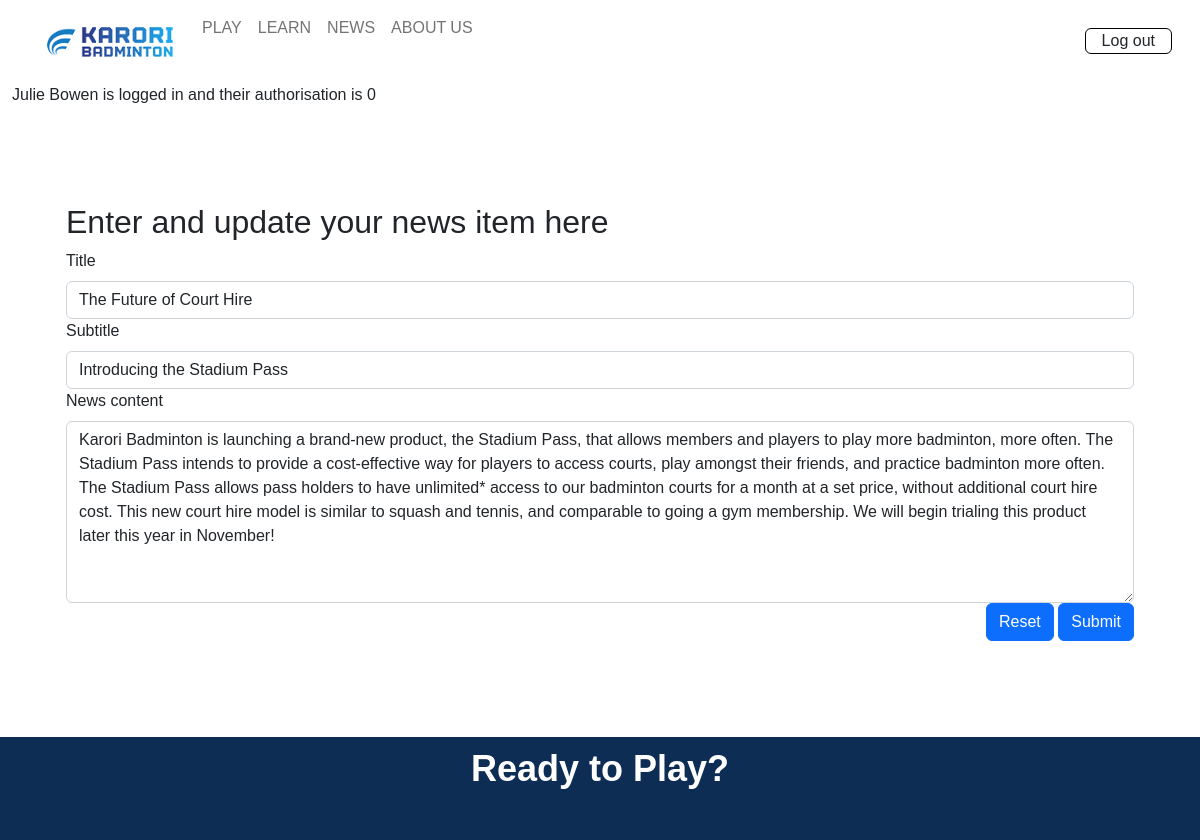
/news_cud?id=3&task=update (signed in), run on the app's committed database.
### tables this page shows
CREATE TABLE news(
    news_id integer primary key autoincrement not null,
    title text not null unique,
    subtitle text not null unique,
    content text not null unique,
    newsdate date not null,
    member_id integer not null,
    foreign key(member_id) references member(member_id)
);

### server.py (the view, shortened to what this page needs)
@app.route('/news_cud', methods=['GET', 'POST'])
def news_cud():
    data = request.args
    required_keys = ['id', 'task']
    for k in required_keys:
        if k not in data.keys():
            message = "Do not know what to do with create read update on news (key not present)"
            return render_template('error.html', message=message)
    if request.method == "GET":
        if data['task'] == 'delete':
            sql = "delete from news where news_id = ?"
            values_tuple = (data['id'],)
            result = run_commit_query(sql, values_tuple, db_path)
            return redirect(url_for('news'))
        elif data['task'] == 'update':
            sql = """ select title, subtitle, content from news where news_id=?"""
            values_tuple = (data['id'],)
            result = run_search_query_tuples(sql, values_tuple, db_path, True)
            result = result[0]
            return render_template("news_cud.html",
                                   **result,
                                   id=data['id'],
                                   task=data['task'])
        else:
            message = "Unrecognised task coming from news page"
            return render_template('error.html', message=message)

### db_functions.py (called while the page is built)
def run_search_query_tuples(sql_query ,values_tuple, file_path, rowfactory=False):
    result = None
    try:
        db = sqlite3.connect(file_path)
        if rowfactory:
            db.row_factory = sqlite3.Row
        cursor = db.cursor()
        cursor.execute(sql_query ,values_tuple)
        result = cursor.fetchall()
        cursor.close()
    except sqlite3.Error as error:
        print("Error running search query tuples: {}".format(error))
        return None
    db.close()
    if result is None:
        print("No search values were found")
    return result

### templates/news_cud.html
{% extends "layout.html" %}
{% block content %}
<div class="container-lg py-sm-5 py-1">
  <div class="news p-4 my-4">
      <h2> Enter and update your news item here </h2>
    <form action="{{url_for('news_cud', id=id, task=task)}}" method="POST">
        <div>
            <label for="title" class="form-label">Title</label>
            <input type="text" class="form-control" id="title" name="title" placeholder="" value="{{title}}" required>
        </div>
        <div>
            <label for="subtitle" class="form-label">Subtitle</label>
            <input type="text" class="form-control" id="subtitle" name="subtitle" placeholder="" value="{{subtitle}}" required>
        </div>
        <div>
             <label for="content" class="form-label">News content</label>
            <textarea class="form-control" id="content" name="content" rows="7" required>{{content}}</textarea>
        </div>
        <div class="text-end">
            <button type="reset" class="btn btn-primary">Reset</button>
            <button  type="submit" class="btn btn-primary">Submit</button>
        </div>
    </form>
  </div>
</div>
{% endblock %}

### static/styles.css (style rules this page uses)
:root { --white: rgb(255, 255, 255); --cream: rgb(253, 246, 236); --grey: rgb(150, 150, 150); --light-blue: rgba(19, 127, 185, 0.1); --blue: rgb(19, 127, 185); --dark-blue: rgb(13, 44, 84); --light-grey: rgba(150, 150, 150, 0.1); --transparent: rgba(0, 0, 0, 0); }
* { margin: 0; padding: 0; font-family: 'Poppins', sans-serif; }
label, input[type="text"], input[type="email"], textarea { font-size: 1em !important; }

### data on the page
news: title "The Future of Court Hire", subtitle "Introducing the Stadium Pass", content "Karori Badminton is launching a brand-new product, the Stadium Pass, that allows members and players to play more badminton, more often. The Stadium Pass intends to provide a cost-effective way for players to access courts, play amongst their friends, and practice badminton more often. The Stadium Pass allows pass holders to have unlimited* access to our badminton courts for a month at a set price, without additional court hire cost. This new court hire model is similar to squash and tennis, and comparable to going a gym membership. We will begin trialing this product later this year in November!"

### other printed values
{{ session['name'] }} "Julie Bowen"
{{ session['authorisation'] }} "0"
